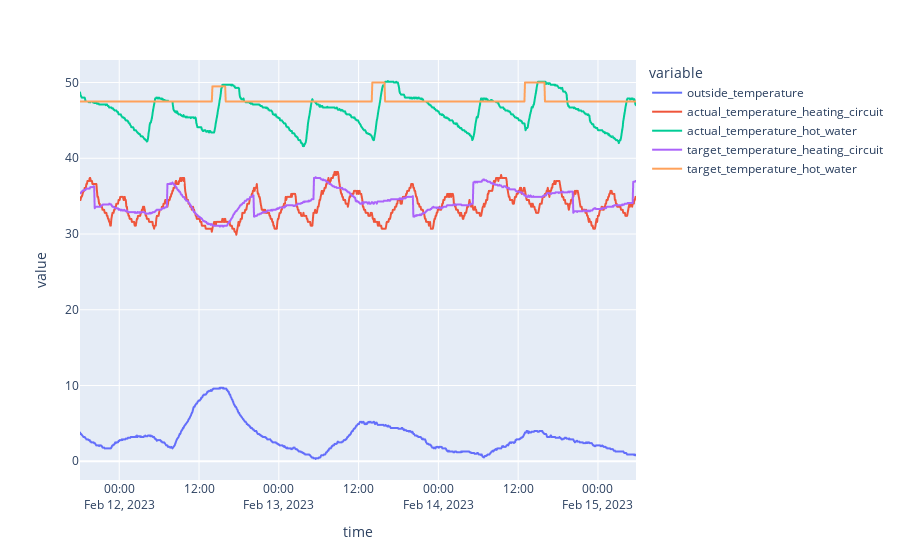

Notebook cell for this chart:
### Markdown cell above
We can also customize the request with different parameters like the the limit of data point, the columns or the start and end date. Let's show some different temperature values with a seperate request by using the `plotly` library.

### Code cell
import plotly.express as px
import plotly.offline as po
import plotly.graph_objects as go

po.init_notebook_mode()
df_temperature = client.dataLakeMeasureApi.get(identifier="heat pump", limit=15000, columns="outside_temperature,actual_temperature_heating_circuit,actual_temperature_hot_water,target_temperature_heating_circuit,target_temperature_hot_water").to_pandas().set_index("time")
px.line(df_temperature[:1000])

### Figure 1 — Plotly figure (JSON) as saved in the notebook; plotly's stock layout.template omitted (floating-point values rounded to 4 significant figures; data arrays with more than 128 entries replaced by an {"elided": "..."} marker saying what was removed)
{"data": [{"hovertemplate": "variable=outside_temperature<br>time=%{x}<br>value=%{y}<extra></extra>", "legendgroup": "outside_temperature", "line": {"color": "#636efa", "dash": "solid"}, "marker": {"symbol": "circle"}, "mode": "lines", "name": "outside_temperature", "showlegend": true, "type": "scattergl", "x": {"elided": "1000 str values"}, "xaxis": "x", "y": {"elided": "1000 float values"}, "yaxis": "y"}, {"hovertemplate": "variable=actual_temperature_heating_circuit<br>time=%{x}<br>value=%{y}<extra></extra>", "legendgroup": "actual_temperature_heating_circuit", "line": {"color": "#EF553B", "dash": "solid"}, "marker": {"symbol": "circle"}, "mode": "lines", "name": "actual_temperature_heating_circuit", "showlegend": true, "type": "scattergl", "x": {"elided": "1000 str values"}, "xaxis": "x", "y": {"elided": "1000 float values"}, "yaxis": "y"}, {"hovertemplate": "variable=actual_temperature_hot_water<br>time=%{x}<br>value=%{y}<extra></extra>", "legendgroup": "actual_temperature_hot_water", "line": {"color": "#00cc96", "dash": "solid"}, "marker": {"symbol": "circle"}, "mode": "lines", "name": "actual_temperature_hot_water", "showlegend": true, "type": "scattergl", "x": {"elided": "1000 str values"}, "xaxis": "x", "y": {"elided": "1000 float values"}, "yaxis": "y"}, {"hovertemplate": "variable=target_temperature_heating_circuit<br>time=%{x}<br>value=%{y}<extra></extra>", "legendgroup": "target_temperature_heating_circuit", "line": {"color": "#ab63fa", "dash": "solid"}, "marker": {"symbol": "circle"}, "mode": "lines", "name": "target_temperature_heating_circuit", "showlegend": true, "type": "scattergl", "x": {"elided": "1000 str values"}, "xaxis": "x", "y": {"elided": "1000 float values"}, "yaxis": "y"}, {"hovertemplate": "variable=target_temperature_hot_water<br>time=%{x}<br>value=%{y}<extra></extra>", "legendgroup": "target_temperature_hot_water", "line": {"color": "#FFA15A", "dash": "solid"}, "marker": {"symbol": "circle"}, "mode": "lines", "name": "target_temperature_hot_water", "showlegend": true, "type": "scattergl", "x": {"elided": "1000 str values"}, "xaxis": "x", "y": {"elided": "1000 float values"}, "yaxis": "y"}], "layout": {"legend": {"title": {"text": "variable"}, "tracegroupgap": 0}, "margin": {"t": 60}, "xaxis": {"anchor": "y", "domain": [0, 1], "title": {"text": "time"}}, "yaxis": {"anchor": "x", "domain": [0, 1], "title": {"text": "value"}}}}
